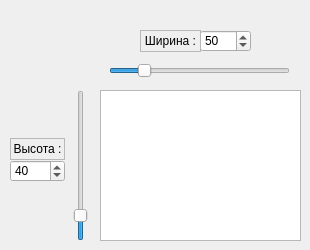
         <widget class="QWidget" name="tab_8">
          <attribute name="title">
           <string>Индикатор</string>
          </attribute>
          <widget class="QSpinBox" name="widthIndlSpin">
           <property name="geometry">
            <rect>
             <x>200</x>
             <y>30</y>
             <width>51</width>
             <height>22</height>
            </rect>
           </property>
           <property name="toolTip">
            <string>Шиина РЦ</string>
           </property>
           <property name="maximum">
            <number>300</number>
           </property>
           <property name="value">
            <number>50</number>
           </property>
          </widget>
          <widget class="QGraphicsView" name="graphicsView_8">
           <property name="geometry">
            <rect>
             <x>100</x>
             <y>90</y>
             <width>201</width>
             <height>151</height>
            </rect>
           </property>
           <property name="styleSheet">
            <string notr="true"/>
           </property>
          </widget>
          <widget class="QLabel" name="label_113">
           <property name="geometry">
            <rect>
             <x>140</x>
             <y>30</y>
             <width>61</width>
             <height>22</height>
            </rect>
           </property>
           <property name="frameShape">
            <enum>QFrame::StyledPanel</enum>
           </property>
           <property name="frameShadow">
            <enum>QFrame::Plain</enum>
           </property>
           <property name="text">
            <string>Ширина :</string>
           </property>
           <property name="alignment">
            <set>Qt::AlignCenter</set>
           </property>
          </widget>
          <widget class="QSlider" name="verticalIndSlider">
           <property name="geometry">
            <rect>
             <x>70</x>
             <y>90</y>
             <width>22</width>
             <height>151</height>
            </rect>
           </property>
           <property name="maximum">
            <number>300</number>
           </property>
           <property name="value">
            <number>40</number>
           </property>
           <property name="tracking">
            <bool>true</bool>
           </property>
           <property name="orientation">
            <enum>Qt::Vertical</enum>
           </property>
          </widget>
          <widget class="QLabel" name="label_114">
           <property name="geometry">
            <rect>
             <x>10</x>
             <y>138</y>
             <width>55</width>
             <height>22</height>
            </rect>
           </property>
           <property name="frameShape">
            <enum>QFrame::StyledPanel</enum>
           </property>
           <property name="frameShadow">
            <enum>QFrame::Plain</enum>
           </property>
           <property name="text">
            <string>Высота :</string>
           </property>
           <property name="alignment">
            <set>Qt::AlignHCenter|Qt::AlignTop</set>
           </property>
          </widget>
          <widget class="QSlider" name="horizontalIndSlider">
           <property name="geometry">
            <rect>
             <x>109</x>
             <y>60</y>
             <width>181</width>
             <height>22</height>
            </rect>
           </property>
           <property name="maximum">
            <number>300</number>
           </property>
           <property name="value">
            <number>50</number>
           </property>
           <property name="orientation">
            <enum>Qt::Horizontal</enum>
           </property>
          </widget>
          <widget class="QSpinBox" name="heightIndSpin">
           <property name="geometry">
            <rect>
             <x>10</x>
             <y>160</y>
             <width>55</width>
             <height>22</height>
            </rect>
           </property>
           <property name="toolTip">
            <string>Высота РЦ</string>
           </property>
           <property name="layoutDirection">
            <enum>Qt::LeftToRight</enum>
           </property>
           <property name="wrapping">
            <bool>false</bool>
           </property>
           <property name="frame">
            <bool>true</bool>
           </property>
           <property name="buttonSymbols">
            <enum>QAbstractSpinBox::UpDownArrows</enum>
           </property>
           <property name="accelerated">
            <bool>false</bool>
           </property>
           <property name="prefix">
            <string/>
           </property>
           <property name="maximum">
            <number>300</number>
           </property>
           <property name="value">
            <number>40</number>
           </property>
          </widget>
          <widget class="QLabel" name="label_68">
           <property name="geometry">
            <rect>
             <x>175</x>
             <y>150</y>
             <width>49</width>
             <height>41</height>
            </rect>
           </property>
           <property name="styleSheet">
            <string notr="true">background-image: url(:/prefix/images/indicator.png)</string>
           </property>
           <property name="text">
            <string/>
           </property>
          </widget>
         </widget>
